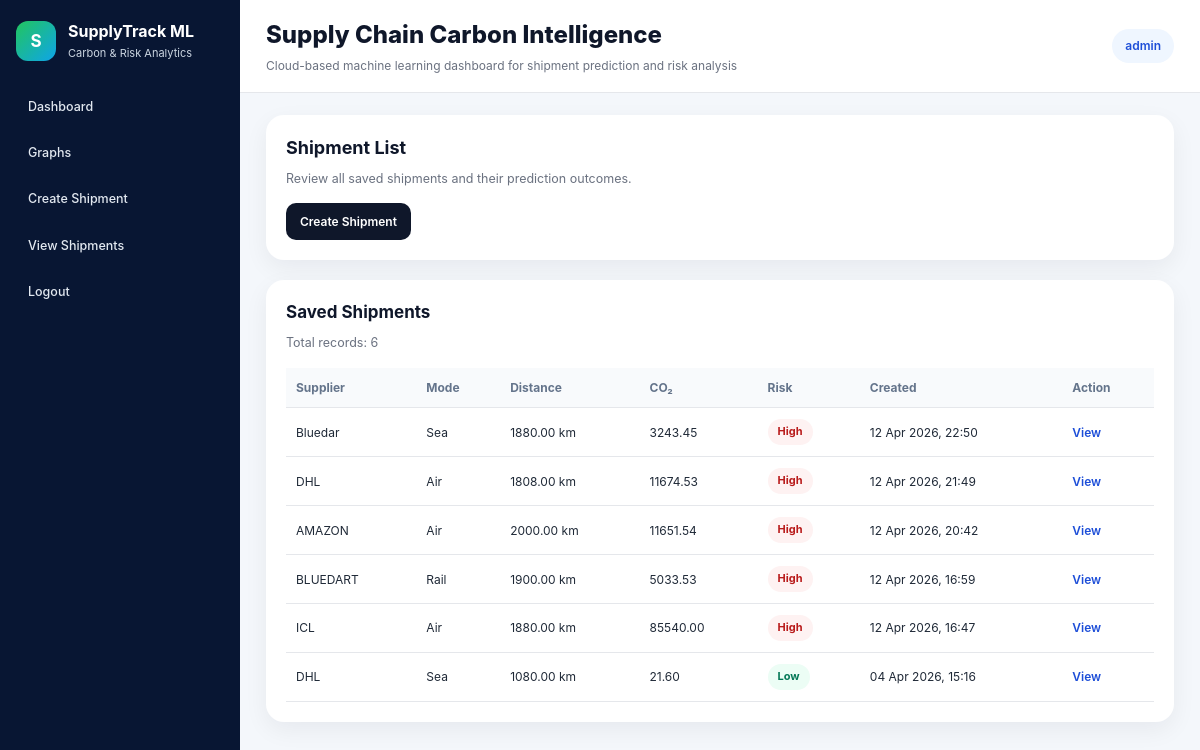
Screenshot of /shipments/ (signed in) with the database file from the repository.
### shipments/models.py (models this page shows, shortened)
class Shipment(models.Model):
    TRANSPORT_MODE_CHOICES = [
        ("road", "Road"),
        ("sea", "Sea"),
        ("rail", "Rail"),
        ("air", "Air"),
    ]
    RISK_LEVEL_CHOICES = [
        ("Low", "Low"),
        ("Medium", "Medium"),
        ("High", "High"),
    ]
    supplier_name = models.CharField(max_length=150)
    transport_mode = models.CharField(max_length=20, choices=TRANSPORT_MODE_CHOICES)
    weight_tons = models.DecimalField(max_digits=10, decimal_places=2)
    distance_km = models.DecimalField(max_digits=10, decimal_places=2)
    shipment_value = models.DecimalField(max_digits=12, decimal_places=2, default=10000.00)
    origin_region = models.CharField(max_length=100)
    destination_region = models.CharField(max_length=100)
    product_category = models.CharField(max_length=100, blank=True)
    is_temp_controlled = models.BooleanField(default=False)
    is_export = models.BooleanField(default=False)
    is_hazmat = models.BooleanField(default=False)
    predicted_co2 = models.DecimalField(max_digits=12, decimal_places=2, null=True, blank=True)
    risk_level = models.CharField(max_length=20, choices=RISK_LEVEL_CHOICES, blank=True)
    created_by = models.ForeignKey(
        settings.AUTH_USER_MODEL,
        on_delete=models.CASCADE,
        related_name="shipments",
    )
    created_at = models.DateTimeField(auto_now_add=True)
    class Meta:
        ordering = ["-created_at"]

### shipments/views.py (the view)
# urls.py: path("", shipment_list, name="shipment_list"),
@login_required
def shipment_list(request):
    if request.user.is_staff:
        shipments = Shipment.objects.all().order_by("-created_at")
    else:
        shipments = Shipment.objects.filter(created_by=request.user).order_by("-created_at")
    return render(request, "shipments/shipment_list.html", {"shipments": shipments})

### templates/shipments/shipment_list.html (shortened to what this page needs)
{% extends "base.html" %}
{% block content %}
<section class="hero-card compact-hero">
    <div>
        <h2>Shipment List</h2>
        <p>Review all saved shipments and their prediction outcomes.</p>
    </div>
    <div class="hero-actions">
        <a href="{% url 'create_shipment' %}" class="primary-btn">Create Shipment</a>
    </div>
</section>
<section class="content-card compact-card">
    <div class="section-header compact-header">
        <h2>Saved Shipments</h2>
        <p>Total records: {{ shipments|length }}</p>
    </div>
    <div class="table-wrap">
        <table class="data-table compact-table">
            <thead>
                <tr>
                    <th>Supplier</th>
                    <th>Mode</th>
                    <th>Distance</th>
                    <th>CO₂</th>
                    <th>Risk</th>
                    <th>Created</th>
                    <th>Action</th>
                </tr>
            </thead>
            <tbody>
                {% for shipment in shipments %}
                <tr>
                    <td>{{ shipment.supplier_name }}</td>
                    <td>{{ shipment.get_transport_mode_display }}</td>
                    <td>{{ shipment.distance_km }} km</td>
                    <td>{{ shipment.predicted_co2 }}</td>
                    <td>
                        <span class="status-pill
                            {% if shipment.risk_level == 'High' %}status-high
                            {% elif shipment.risk_level == 'Medium' %}status-medium
                            {% else %}status-low{% endif %}">
                            {{ shipment.risk_level }}
                        </span>
                    </td>
                    <td>{{ shipment.created_at|date:"d M Y, H:i" }}</td>
                    <td>
                        <a href="{% url 'prediction_result' shipment.id %}" class="table-link">View</a>
                    </td>
                </tr>
                {% empty %}
                <tr>
                    <td colspan="7" class="empty-row">No shipments found yet.</td>
                </tr>
                {% endfor %}
            </tbody>
        </table>
    </div>
</section>
{% endblock %}

### templates/base.html (shortened to what this page needs)
{% load static %}
<!DOCTYPE html>
<html lang="en">
<head>
    <link rel="stylesheet" href="{% static 'css/style.css' %}">
</head>
<body>
    <div class="app-shell">
        {% if user.is_authenticated %}
        <aside class="sidebar">
            <div class="sidebar-brand">
                <div class="brand-icon">S</div>
                <div>
                    <h2>SupplyTrack ML</h2>
                    <p>Carbon & Risk Analytics</p>
                </div>
            </div>
            <nav class="sidebar-nav">
                <a href="{% url 'dashboard_home' %}" class="nav-link">Dashboard</a>
                {% if user.is_staff %}
                <a href="{% url 'dashboard_graphs' %}" class="nav-link">Graphs</a>
                {% endif %}
                <a href="{% url 'create_shipment' %}" class="nav-link">Create Shipment</a>
                <a href="{% url 'shipment_list' %}" class="nav-link">View Shipments</a>
                <a href="{% url 'logout' %}" class="nav-link">Logout</a>
            </nav>
        </aside>
        {% endif %}
        <div class="main-panel">
            <header class="topbar">
                <div>
                    <h1 class="topbar-title">Supply Chain Carbon Intelligence</h1>
                    <p class="topbar-subtitle">Cloud-based machine learning dashboard for shipment prediction and risk analysis</p>
                </div>
                {% if user.is_authenticated %}
                <div class="topbar-user">
                    <span>{{ user.username }}</span>
                </div>
                {% else %}
                <div class="topbar-user">
                    <a href="{% url 'login' %}" class="table-link" style="margin-right: 10px;">Login</a>
                    <a href="{% url 'register' %}" class="table-link">Register</a>
                </div>
                {% endif %}
            </header>
            <main class="page-content">
                {% block content %}{% endblock %}
            </main>
        </div>
    </div>
</body>
</html>

### static/css/style.css (style rules this page uses)
* { box-sizing: border-box; }
body { margin: 0; font-family: Inter, Arial, sans-serif; background: #f4f7fb; color: #1f2937; font-size: 13px; line-height: 1.45; }
a { text-decoration: none; }
.app-shell { display: flex; min-height: 100vh; }
.sidebar { width: 240px; background: #081633; color: white; padding: 20px 16px; display: flex; flex-direction: column; }
.sidebar-brand { display: flex; align-items: center; gap: 12px; margin-bottom: 26px; }
.brand-icon { width: 40px; height: 40px; border-radius: 12px; background: linear-gradient(135deg, #22c55e, #0ea5e9); color: white; display: flex; align-items: center; justify-content: center; font-weight: 700; font-size: 17px; }
.sidebar-brand h2 { margin: 0; font-size: 16px; font-weight: 700; }
.sidebar-brand p { margin: 3px 0 0; font-size: 11px; color: #cbd5e1; }
.sidebar-nav { display: flex; flex-direction: column; gap: 8px; }
.nav-link { display: block; padding: 10px 12px; border-radius: 10px; color: #e2e8f0; font-size: 12.5px; font-weight: 500; transition: 0.2s ease; }
.main-panel { flex: 1; display: flex; flex-direction: column; }
.topbar { background: white; border-bottom: 1px solid #e5e7eb; padding: 18px 26px; display: flex; justify-content: space-between; align-items: center; }
.topbar-title { margin: 0; font-size: 24px; font-weight: 800; color: #0f172a; }
.topbar-subtitle { margin: 4px 0 0; color: #6b7280; font-size: 12px; }
.topbar-user { background: #eff6ff; color: #1d4ed8; border-radius: 999px; padding: 8px 13px; font-weight: 600; font-size: 12px; }
.page-content { padding: 22px 26px; }
.hero-card, .content-card, .card { background: white; border-radius: 18px; padding: 22px; box-shadow: 0 8px 24px rgba(15, 23, 42, 0.06); margin-bottom: 20px; }
.compact-hero, .compact-card { padding: 20px; }
.hero-card h2, .content-card h2, .card h2 { margin: 0 0 8px; font-size: 18px; color: #0f172a; }
.hero-card p, .content-card p, .card p { margin: 0; color: #6b7280; font-size: 12.5px; line-height: 1.55; }
.section-header { margin-bottom: 16px; }
.compact-header h2 { font-size: 17px; }
.hero-actions { margin-top: 14px; }
.primary-btn { display: inline-block; background: #0f172a; color: white; border: none; padding: 10px 14px; border-radius: 10px; font-size: 12px; font-weight: 600; transition: 0.2s ease; }
.table-wrap { overflow-x: auto; }
.data-table, table { width: 100%; border-collapse: collapse; background: white; }
th, td { padding: 12px 10px; border-bottom: 1px solid #e5e7eb; text-align: left; vertical-align: middle; font-size: 12px; }
th { color: #64748b; font-weight: 700; background: #f8fafc; }
td { color: #1f2937; }
.compact-table th, .compact-table td { padding: 11px 10px; }
.table-link { color: #1d4ed8; font-weight: 600; font-size: 12px; }
.status-pill { display: inline-flex; align-items: center; padding: 5px 10px; border-radius: 999px; font-size: 11px; font-weight: 700; }
.status-low { background: #ecfdf5; color: #047857; }
.status-high { background: #fef2f2; color: #b91c1c; }

### rows the page displays
Shipment: supplier_name "Bluedar", transport_mode "Sea", distance_km "1880.00", predicted_co2 "3243.45", risk_level "High", created_at "12 Apr 2026, 22:50"
Shipment: supplier_name "DHL", transport_mode "Air", distance_km "1808.00", predicted_co2 "11674.53", risk_level "High", created_at "12 Apr 2026, 21:49"
Shipment: supplier_name "AMAZON", transport_mode "Air", distance_km "2000.00", predicted_co2 "11651.54", risk_level "High", created_at "12 Apr 2026, 20:42"
Shipment: supplier_name "BLUEDART", transport_mode "Rail", distance_km "1900.00", predicted_co2 "5033.53", risk_level "High", created_at "12 Apr 2026, 16:59"
Shipment: supplier_name "ICL", transport_mode "Air", distance_km "1880.00", predicted_co2 "85540.00", risk_level "High", created_at "12 Apr 2026, 16:47"
Shipment: supplier_name "DHL", transport_mode "Sea", distance_km "1080.00", predicted_co2 "21.60", risk_level "Low", created_at "04 Apr 2026, 15:16"

### other values shown
{{ user.username }} "admin"
{{ shipments|length }} "6"
